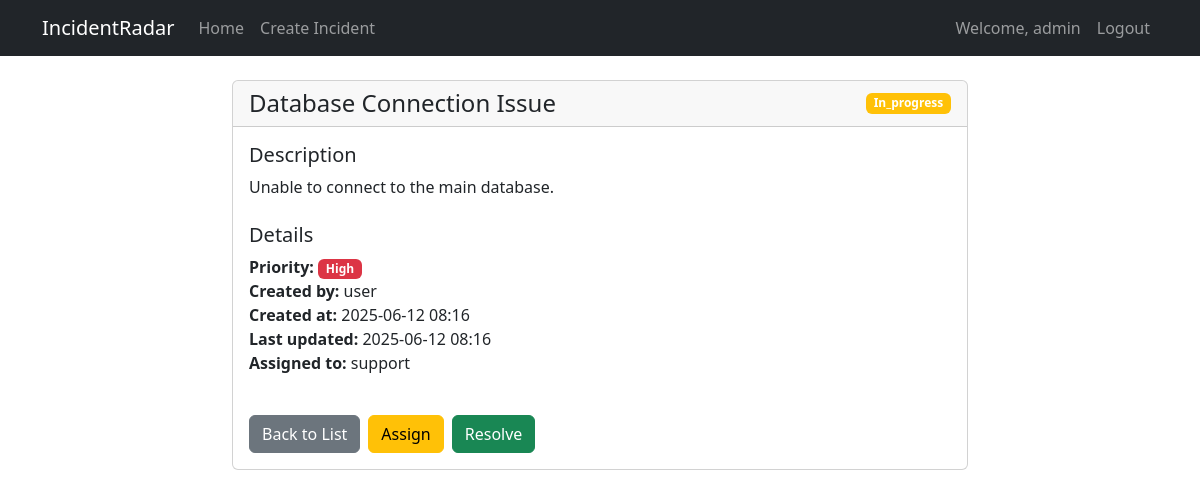
The page /2 (signed in) on the database its author committed.
### app/models.py (models this page shows, shortened)
class User(UserMixin, db.Model):
    id = db.Column(db.Integer, primary_key=True)
    username = db.Column(db.String(64), unique=True, nullable=False)
    email = db.Column(db.String(120), unique=True, nullable=False)
    password_hash = db.Column(db.String(128))
    role = db.Column(db.String(20), nullable=False, default='user')  # user, support, admin
    incidents_created = db.relationship('Incident', backref='creator', lazy='dynamic', foreign_keys='Incident.created_by')
    incidents_assigned = db.relationship('Incident', backref='assignee', lazy='dynamic', foreign_keys='Incident.assigned_to')
    def is_admin(self):
        return self.role == 'admin'

class Incident(db.Model):
    id = db.Column(db.Integer, primary_key=True)
    title = db.Column(db.String(100), nullable=False)
    description = db.Column(db.Text, nullable=False)
    status = db.Column(db.String(20), nullable=False, default='open')  # open, in_progress, resolved
    priority = db.Column(db.String(20), nullable=False, default='medium')  # low, medium, high
    created_by = db.Column(db.Integer, db.ForeignKey('user.id'), nullable=False)
    assigned_to = db.Column(db.Integer, db.ForeignKey('user.id'))
    created_at = db.Column(db.DateTime, nullable=False, default=datetime.utcnow)
    updated_at = db.Column(db.DateTime, nullable=False, default=datetime.utcnow, onupdate=datetime.utcnow)
    resolution_notes = db.Column(db.Text)

### app/incidents/routes.py (the view)
@bp.route('/<int:id>')
@login_required
def view(id):
    incident = Incident.query.get_or_404(id)
    if not (current_user.is_admin() or
            current_user.is_support() and incident.assigned_to == current_user.id or
            incident.created_by == current_user.id):
        flash('You do not have permission to view this incident.', 'danger')
        return redirect(url_for('main.index'))
    return render_template('incidents/view.html', title='View Incident', incident=incident)

### app/models.py (called while the page is built)
@login_manager.user_loader
def load_user(id):
    return User.query.get(int(id))

### app/templates/incidents/view.html (shortened to what this page needs)
{% extends "base.html" %}
{% block content %}
<div class="row justify-content-center">
    <div class="col-md-8">
        <div class="card">
            <div class="card-header d-flex justify-content-between align-items-center">
                <h4 class="mb-0">{{ incident.title }}</h4>
                <span class="badge bg-{{ 'success' if incident.status == 'resolved' else 'warning' if incident.status == 'in_progress' else 'danger' }}">
                    {{ incident.status|title }}
                </span>
            </div>
            <div class="card-body">
                <div class="mb-4">
                    <h5>Description</h5>
                    <p class="card-text">{{ incident.description }}</p>
                </div>
                <div class="row mb-4">
                    <div class="col-md-6">
                        <h5>Details</h5>
                        <ul class="list-unstyled">
                            <li><strong>Priority:</strong>
                                <span class="badge bg-{{ 'danger' if incident.priority == 'high' else 'warning' if incident.priority == 'medium' else 'info' }}">
                                    {{ incident.priority|title }}
                                </span>
                            </li>
                            <li><strong>Created by:</strong> {{ incident.creator.username }}</li>
                            <li><strong>Created at:</strong> {{ incident.created_at.strftime('%Y-%m-%d %H:%M') }}</li>
                            <li><strong>Last updated:</strong> {{ incident.updated_at.strftime('%Y-%m-%d %H:%M') }}</li>
                            {% if incident.assigned_to %}
                            <li><strong>Assigned to:</strong> {{ incident.assignee.username }}</li>
                            {% endif %}
                        </ul>
                    </div>
                </div>
                <div class="d-flex gap-2">
                    <a href="{{ url_for('main.index') }}" class="btn btn-secondary">Back to List</a>
                    {% if current_user.is_admin() and incident.status != 'resolved' %}
                    <a href="{{ url_for('incidents.assign', id=incident.id) }}" class="btn btn-warning">Assign</a>
                    {% endif %}
                    {% if (current_user.is_admin() or (current_user.is_support() and incident.assigned_to == current_user.id)) and incident.status != 'resolved' %}
                    <a href="{{ url_for('incidents.resolve', id=incident.id) }}" class="btn btn-success">Resolve</a>
                    {% endif %}
                </div>
            </div>
        </div>
    </div>
</div>
{% endblock %}

### app/templates/base.html (shortened to what this page needs)
<!DOCTYPE html>
<html lang="en">
<head>
    <link href="https://cdn.jsdelivr.net/npm/bootstrap@5.3.0/dist/css/bootstrap.min.css" rel="stylesheet">
    <link rel="stylesheet" href="https://cdn.jsdelivr.net/npm/bootstrap-icons@1.7.2/font/bootstrap-icons.css">
</head>
<body>
    <nav class="navbar navbar-expand-lg navbar-dark bg-dark">
        <div class="container">
            <a class="navbar-brand" href="{{ url_for('main.index') }}">IncidentRadar</a>
            <div class="collapse navbar-collapse" id="navbarNav">
                <ul class="navbar-nav me-auto">
                    {% if current_user.is_authenticated %}
                    <li class="nav-item">
                        <a class="nav-link" href="{{ url_for('main.index') }}">Home</a>
                    </li>
                    <li class="nav-item">
                        <a class="nav-link" href="{{ url_for('incidents.create') }}">Create Incident</a>
                    </li>
                    {% endif %}
                </ul>
                <ul class="navbar-nav">
                    {% if current_user.is_authenticated %}
                    <li class="nav-item">
                        <span class="nav-link">Welcome, {{ current_user.username }}</span>
                    </li>
                    <li class="nav-item">
                        <a class="nav-link" href="{{ url_for('auth.logout') }}">Logout</a>
                    </li>
                    {% endif %}
                </ul>
            </div>
        </div>
    </nav>
    <main class="container mt-4">
        {% block content %}{% endblock %}
    </main>
</body>
</html>

### rows shown on the page
User: username "admin"
Incident: title "Database Connection Issue", status "In_progress", description "Unable to connect to the main database.", priority "High", created_at "2025-06-12 08:16", updated_at "2025-06-12 08:16"
User: creator.username "user"
User: assignee.username "support"
